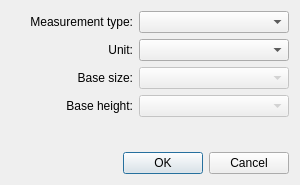
<?xml version="1.0" encoding="UTF-8"?>
<ui version="4.0">
 <class>NewMeasurementsDialog</class>
 <widget class="QDialog" name="NewMeasurementsDialog">
  <property name="windowModality">
   <enum>Qt::WindowModal</enum>
  </property>
  <property name="geometry">
   <rect>
    <x>0</x>
    <y>0</y>
    <width>300</width>
    <height>185</height>
   </rect>
  </property>
  <property name="minimumSize">
   <size>
    <width>300</width>
    <height>0</height>
   </size>
  </property>
  <property name="windowTitle">
   <string>New measurement file</string>
  </property>
  <property name="windowIcon">
   <iconset resource="../../../libs/vmisc/share/resources/icon.qrc">
    <normaloff>:/icon/logos/seamlyme_logo_32.png</normaloff>:/icon/logos/seamlyme_logo_32.png</iconset>
  </property>
  <layout class="QVBoxLayout" name="verticalLayout">
   <item>
    <layout class="QHBoxLayout" name="horizontalLayout">
     <item>
      <widget class="QLabel" name="label">
       <property name="minimumSize">
        <size>
         <width>120</width>
         <height>0</height>
        </size>
       </property>
       <property name="text">
        <string>Measurement type:</string>
       </property>
       <property name="alignment">
        <set>Qt::AlignRight|Qt::AlignTrailing|Qt::AlignVCenter</set>
       </property>
      </widget>
     </item>
     <item>
      <widget class="QComboBox" name="comboBoxMType">
       <property name="sizePolicy">
        <sizepolicy hsizetype="Preferred" vsizetype="Preferred">
         <horstretch>0</horstretch>
         <verstretch>0</verstretch>
        </sizepolicy>
       </property>
       <property name="minimumSize">
        <size>
         <width>150</width>
         <height>0</height>
        </size>
       </property>
      </widget>
     </item>
    </layout>
   </item>
   <item>
    <layout class="QHBoxLayout" name="horizontalLayout_2">
     <item>
      <widget class="QLabel" name="label_5">
       <property name="minimumSize">
        <size>
         <width>120</width>
         <height>0</height>
        </size>
       </property>
       <property name="text">
        <string>Unit:</string>
       </property>
       <property name="alignment">
        <set>Qt::AlignRight|Qt::AlignTrailing|Qt::AlignVCenter</set>
       </property>
      </widget>
     </item>
     <item>
      <widget class="QComboBox" name="comboBoxUnit">
       <property name="sizePolicy">
        <sizepolicy hsizetype="Preferred" vsizetype="Preferred">
         <horstretch>0</horstretch>
         <verstretch>0</verstretch>
        </sizepolicy>
       </property>
       <property name="minimumSize">
        <size>
         <width>150</width>
         <height>0</height>
        </size>
       </property>
      </widget>
     </item>
    </layout>
   </item>
   <item>
    <layout class="QHBoxLayout" name="horizontalLayout_3">
     <item>
      <widget class="QLabel" name="label_2">
       <property name="minimumSize">
        <size>
         <width>120</width>
         <height>0</height>
        </size>
       </property>
       <property name="text">
        <string>Base size:</string>
       </property>
       <property name="alignment">
        <set>Qt::AlignRight|Qt::AlignTrailing|Qt::AlignVCenter</set>
       </property>
      </widget>
     </item>
     <item>
      <widget class="QComboBox" name="comboBoxBaseSize">
       <property name="enabled">
        <bool>false</bool>
       </property>
       <property name="sizePolicy">
        <sizepolicy hsizetype="Preferred" vsizetype="Preferred">
         <horstretch>0</horstretch>
         <verstretch>0</verstretch>
        </sizepolicy>
       </property>
       <property name="minimumSize">
        <size>
         <width>150</width>
         <height>0</height>
        </size>
       </property>
       <property name="minimumContentsLength">
        <number>3</number>
       </property>
      </widget>
     </item>
    </layout>
   </item>
   <item>
    <layout class="QHBoxLayout" name="horizontalLayout_4">
     <item>
      <widget class="QLabel" name="label_3">
       <property name="minimumSize">
        <size>
         <width>120</width>
         <height>0</height>
        </size>
       </property>
       <property name="text">
        <string>Base height:</string>
       </property>
       <property name="alignment">
        <set>Qt::AlignRight|Qt::AlignTrailing|Qt::AlignVCenter</set>
       </property>
      </widget>
     </item>
     <item>
      <widget class="QComboBox" name="comboBoxBaseHeight">
       <property name="enabled">
        <bool>false</bool>
       </property>
       <property name="sizePolicy">
        <sizepolicy hsizetype="Preferred" vsizetype="Preferred">
         <horstretch>0</horstretch>
         <verstretch>0</verstretch>
        </sizepolicy>
       </property>
       <property name="minimumSize">
        <size>
         <width>150</width>
         <height>0</height>
        </size>
       </property>
       <property name="minimumContentsLength">
        <number>4</number>
       </property>
      </widget>
     </item>
    </layout>
   </item>
   <item>
    <spacer name="verticalSpacer">
     <property name="orientation">
      <enum>Qt::Vertical</enum>
     </property>
     <property name="sizeHint" stdset="0">
      <size>
       <width>20</width>
       <height>40</height>
      </size>
     </property>
    </spacer>
   </item>
   <item>
    <widget class="QDialogButtonBox" name="buttonBox">
     <property name="orientation">
      <enum>Qt::Horizontal</enum>
     </property>
     <property name="standardButtons">
      <set>QDialogButtonBox::Cancel|QDialogButtonBox::Ok</set>
     </property>
    </widget>
   </item>
  </layout>
 </widget>
 <resources>
  <include location="../../../libs/vmisc/share/resources/icon.qrc"/>
 </resources>
 <connections>
  <connection>
   <sender>buttonBox</sender>
   <signal>accepted()</signal>
   <receiver>NewMeasurementsDialog</receiver>
   <slot>accept()</slot>
   <hints>
    <hint type="sourcelabel">
     <x>248</x>
     <y>254</y>
    </hint>
    <hint type="destinationlabel">
     <x>157</x>
     <y>274</y>
    </hint>
   </hints>
  </connection>
  <connection>
   <sender>buttonBox</sender>
   <signal>rejected()</signal>
   <receiver>NewMeasurementsDialog</receiver>
   <slot>reject()</slot>
   <hints>
    <hint type="sourcelabel">
     <x>316</x>
     <y>260</y>
    </hint>
    <hint type="destinationlabel">
     <x>286</x>
     <y>274</y>
    </hint>
   </hints>
  </connection>
 </connections>
</ui>
